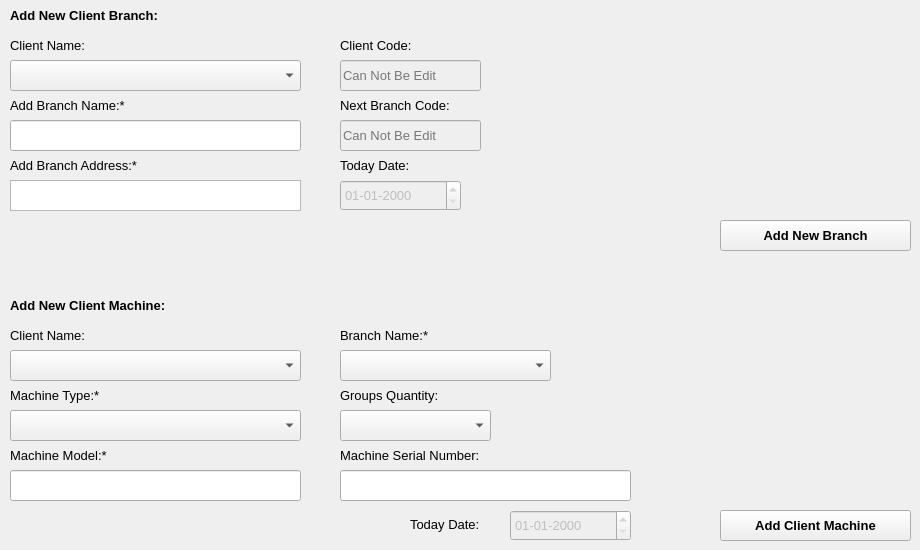
     <widget class="QWidget" name="tab_7">
      <attribute name="title">
       <string>Add Branch/Machine</string>
      </attribute>
      <widget class="QLabel" name="label_121">
       <property name="geometry">
        <rect>
         <x>10</x>
         <y>30</y>
         <width>111</width>
         <height>31</height>
        </rect>
       </property>
       <property name="font">
        <font>
         <family>Segoe UI</family>
         <pointsize>10</pointsize>
         <weight>50</weight>
         <bold>false</bold>
        </font>
       </property>
       <property name="text">
        <string>Client Name:</string>
       </property>
      </widget>
      <widget class="QLineEdit" name="lineEdit_81">
       <property name="geometry">
        <rect>
         <x>10</x>
         <y>120</y>
         <width>291</width>
         <height>31</height>
        </rect>
       </property>
       <property name="font">
        <font>
         <family>Segoe UI</family>
         <pointsize>10</pointsize>
        </font>
       </property>
       <property name="text">
        <string/>
       </property>
       <property name="frame">
        <bool>true</bool>
       </property>
      </widget>
      <widget class="QLineEdit" name="lineEdit_89">
       <property name="enabled">
        <bool>false</bool>
       </property>
       <property name="geometry">
        <rect>
         <x>340</x>
         <y>60</y>
         <width>141</width>
         <height>31</height>
        </rect>
       </property>
       <property name="font">
        <font>
         <family>Segoe UI</family>
         <pointsize>10</pointsize>
        </font>
       </property>
       <property name="text">
        <string/>
       </property>
       <property name="frame">
        <bool>true</bool>
       </property>
       <property name="placeholderText">
        <string>Can Not Be Edit</string>
       </property>
      </widget>
      <widget class="QTextEdit" name="textEdit_12">
       <property name="geometry">
        <rect>
         <x>10</x>
         <y>180</y>
         <width>291</width>
         <height>31</height>
        </rect>
       </property>
       <property name="font">
        <font>
         <family>Segoe UI</family>
         <pointsize>10</pointsize>
        </font>
       </property>
      </widget>
      <widget class="QComboBox" name="branchcoboxclname">
       <property name="enabled">
        <bool>true</bool>
       </property>
       <property name="geometry">
        <rect>
         <x>10</x>
         <y>60</y>
         <width>291</width>
         <height>31</height>
        </rect>
       </property>
       <property name="font">
        <font>
         <family>Segoe UI</family>
         <pointsize>10</pointsize>
         <weight>50</weight>
         <bold>false</bold>
        </font>
       </property>
       <property name="mouseTracking">
        <bool>false</bool>
       </property>
       <property name="acceptDrops">
        <bool>false</bool>
       </property>
       <property name="styleSheet">
        <string notr="true"/>
       </property>
       <property name="editable">
        <bool>false</bool>
       </property>
       <property name="currentText">
        <string/>
       </property>
       <property name="currentIndex">
        <number>-1</number>
       </property>
       <property name="maxVisibleItems">
        <number>10</number>
       </property>
       <property name="frame">
        <bool>true</bool>
       </property>
      </widget>
      <widget class="QLabel" name="label_27">
       <property name="geometry">
        <rect>
         <x>10</x>
         <y>220</y>
         <width>391</width>
         <height>31</height>
        </rect>
       </property>
       <property name="font">
        <font>
         <family>Segoe UI</family>
         <pointsize>10</pointsize>
         <weight>75</weight>
         <bold>true</bold>
        </font>
       </property>
       <property name="styleSheet">
        <string notr="true">color:rgb(255, 0, 0);</string>
       </property>
       <property name="text">
        <string/>
       </property>
      </widget>
      <widget class="QLabel" name="label_110">
       <property name="geometry">
        <rect>
         <x>340</x>
         <y>90</y>
         <width>151</width>
         <height>31</height>
        </rect>
       </property>
       <property name="font">
        <font>
         <family>Segoe UI</family>
         <pointsize>10</pointsize>
         <weight>50</weight>
         <bold>false</bold>
        </font>
       </property>
       <property name="text">
        <string>Next Branch Code:</string>
       </property>
      </widget>
      <widget class="QLabel" name="label_125">
       <property name="geometry">
        <rect>
         <x>340</x>
         <y>150</y>
         <width>91</width>
         <height>31</height>
        </rect>
       </property>
       <property name="font">
        <font>
         <family>Segoe UI</family>
         <pointsize>10</pointsize>
         <weight>50</weight>
         <bold>false</bold>
        </font>
       </property>
       <property name="text">
        <string>Today Date:</string>
       </property>
      </widget>
      <widget class="QLabel" name="label_111">
       <property name="geometry">
        <rect>
         <x>10</x>
         <y>90</y>
         <width>151</width>
         <height>31</height>
        </rect>
       </property>
       <property name="font">
        <font>
         <family>Segoe UI</family>
         <pointsize>10</pointsize>
         <weight>50</weight>
         <bold>false</bold>
        </font>
       </property>
       <property name="text">
        <string>Add Branch Name:*</string>
       </property>
      </widget>
      <widget class="QLineEdit" name="lineEdit_90">
       <property name="enabled">
        <bool>false</bool>
       </property>
       <property name="geometry">
        <rect>
         <x>340</x>
         <y>120</y>
         <width>141</width>
         <height>31</height>
        </rect>
       </property>
       <property name="font">
        <font>
         <family>Segoe UI</family>
         <pointsize>10</pointsize>
        </font>
       </property>
       <property name="text">
        <string/>
       </property>
       <property name="frame">
        <bool>true</bool>
       </property>
       <property name="placeholderText">
        <string>Can Not Be Edit</string>
       </property>
      </widget>
      <widget class="QLabel" name="label_30">
       <property name="geometry">
        <rect>
         <x>10</x>
         <y>150</y>
         <width>171</width>
         <height>31</height>
        </rect>
       </property>
       <property name="font">
        <font>
         <family>Segoe UI</family>
         <pointsize>10</pointsize>
         <weight>50</weight>
         <bold>false</bold>
        </font>
       </property>
       <property name="text">
        <string>Add Branch Address:*</string>
       </property>
      </widget>
      <widget class="QPushButton" name="addbranchbutton">
       <property name="geometry">
        <rect>
         <x>720</x>
         <y>220</y>
         <width>191</width>
         <height>31</height>
        </rect>
       </property>
       <property name="font">
        <font>
         <family>Segoe UI</family>
         <pointsize>10</pointsize>
         <weight>75</weight>
         <bold>true</bold>
        </font>
       </property>
       <property name="styleSheet">
        <string notr="true"/>
       </property>
       <property name="text">
        <string>Add New Branch</string>
       </property>
      </widget>
      <widget class="QLabel" name="label_127">
       <property name="geometry">
        <rect>
         <x>340</x>
         <y>30</y>
         <width>101</width>
         <height>31</height>
        </rect>
       </property>
       <property name="font">
        <font>
         <family>Segoe UI</family>
         <pointsize>10</pointsize>
         <weight>50</weight>
         <bold>false</bold>
        </font>
       </property>
       <property name="text">
        <string>Client Code:</string>
       </property>
      </widget>
      <widget class="QLabel" name="label_126">
       <property name="geometry">
        <rect>
         <x>410</x>
         <y>509</y>
         <width>91</width>
         <height>31</height>
        </rect>
       </property>
       <property name="font">
        <font>
         <family>Segoe UI</family>
         <pointsize>10</pointsize>
         <weight>50</weight>
         <bold>false</bold>
        </font>
       </property>
       <property name="text">
        <string>Today Date:</string>
       </property>
      </widget>
      <widget class="QPushButton" name="addmachinebutton">
       <property name="geometry">
        <rect>
         <x>720</x>
         <y>510</y>
         <width>191</width>
         <height>31</height>
        </rect>
       </property>
       <property name="font">
        <font>
         <family>Segoe UI</family>
         <pointsize>10</pointsize>
         <weight>75</weight>
         <bold>true</bold>
        </font>
       </property>
       <property name="styleSheet">
        <string notr="true"/>
       </property>
       <property name="text">
        <string>Add Client Machine</string>
       </property>
      </widget>
      <widget class="QLabel" name="label_113">
       <property name="geometry">
        <rect>
         <x>10</x>
         <y>380</y>
         <width>121</width>
         <height>31</height>
        </rect>
       </property>
       <property name="font">
        <font>
         <family>Segoe UI</family>
         <pointsize>10</pointsize>
         <weight>50</weight>
         <bold>false</bold>
        </font>
       </property>
       <property name="text">
        <string>Machine Type:*</string>
       </property>
      </widget>
      <widget class="QLabel" name="label_112">
       <property name="geometry">
        <rect>
         <x>340</x>
         <y>380</y>
         <width>141</width>
         <height>31</height>
        </rect>
       </property>
       <property name="font">
        <font>
         <family>Segoe UI</family>
         <pointsize>10</pointsize>
         <weight>50</weight>
         <bold>false</bold>
        </font>
       </property>
       <property name="text">
        <string>Groups Quantity:</string>
       </property>
      </widget>
      <widget class="QLabel" name="label_122">
       <property name="geometry">
        <rect>
         <x>10</x>
         <y>320</y>
         <width>111</width>
         <height>31</height>
        </rect>
       </property>
       <property name="font">
        <font>
         <family>Segoe UI</family>
         <pointsize>10</pointsize>
         <weight>50</weight>
         <bold>false</bold>
        </font>
       </property>
       <property name="text">
        <string>Client Name:</string>
       </property>
      </widget>
      <widget class="QLineEdit" name="lineEdit_84">
       <property name="geometry">
        <rect>
         <x>10</x>
         <y>470</y>
         <width>291</width>
         <height>31</height>
        </rect>
       </property>
       <property name="font">
        <font>
         <family>Segoe UI</family>
         <pointsize>10</pointsize>
        </font>
       </property>
       <property name="frame">
        <bool>true</bool>
       </property>
       <property name="placeholderText">
        <string/>
       </property>
      </widget>
      <widget class="QComboBox" name="machinetype">
       <property name="enabled">
        <bool>true</bool>
       </property>
       <property name="geometry">
        <rect>
         <x>10</x>
         <y>410</y>
         <width>291</width>
         <height>31</height>
        </rect>
       </property>
       <property name="font">
        <font>
         <family>Segoe UI</family>
         <pointsize>10</pointsize>
         <weight>50</weight>
         <bold>false</bold>
        </font>
       </property>
       <property name="mouseTracking">
        <bool>false</bool>
       </property>
       <property name="acceptDrops">
        <bool>false</bool>
       </property>
       <property name="styleSheet">
        <string notr="true"/>
       </property>
       <property name="editable">
        <bool>false</bool>
       </property>
       <property name="currentText">
        <string/>
       </property>
       <property name="currentIndex">
        <number>0</number>
       </property>
       <property name="maxVisibleItems">
        <number>10</number>
       </property>
       <property name="frame">
        <bool>true</bool>
       </property>
       <item>
        <property name="text">
         <string/>
        </property>
       </item>
       <item>
        <property name="text">
         <string>Blender Machine</string>
        </property>
       </item>
       <item>
        <property name="text">
         <string>Coffe Machine</string>
        </property>
       </item>
       <item>
        <property name="text">
         <string>Graneta Machine</string>
        </property>
       </item>
       <item>
        <property name="text">
         <string>Grinder</string>
        </property>
       </item>
       <item>
        <property name="text">
         <string>Ice Maker</string>
        </property>
       </item>
       <item>
        <property name="text">
         <string>Juice Machine</string>
        </property>
       </item>
       <item>
        <property name="text">
         <string>Wash Machine</string>
        </property>
       </item>
       <item>
        <property name="text">
         <string>Water Filter</string>
        </property>
       </item>
      </widget>
      <widget class="QComboBox" name="machincoboxclname">
       <property name="enabled">
        <bool>true</bool>
       </property>
       <property name="geometry">
        <rect>
         <x>10</x>
         <y>350</y>
         <width>291</width>
         <height>31</height>
        </rect>
       </property>
       <property name="font">
        <font>
         <family>Segoe UI</family>
         <pointsize>10</pointsize>
         <weight>50</weight>
         <bold>false</bold>
        </font>
       </property>
       <property name="mouseTracking">
        <bool>false</bool>
       </property>
       <property name="acceptDrops">
        <bool>false</bool>
       </property>
       <property name="styleSheet">
        <string notr="true"/>
       </property>
       <property name="editable">
        <bool>false</bool>
       </property>
       <property name="currentText">
        <string/>
       </property>
       <property name="currentIndex">
        <number>-1</number>
       </property>
       <property name="maxVisibleItems">
        <number>10</number>
       </property>
       <property name="frame">
        <bool>true</bool>
       </property>
      </widget>
      <widget class="QComboBox" name="groupsnum">
       <property name="enabled">
        <bool>true</bool>
       </property>
       <property name="geometry">
        <rect>
         <x>340</x>
         <y>410</y>
         <width>151</width>
         <height>31</height>
        </rect>
       </property>
       <property name="font">
        <font>
         <family>Segoe UI</family>
         <pointsize>10</pointsize>
         <weight>50</weight>
         <bold>false</bold>
        </font>
       </property>
       <property name="mouseTracking">
        <bool>false</bool>
       </property>
       <property name="acceptDrops">
        <bool>false</bool>
       </property>
       <property name="styleSheet">
        <string notr="true"/>
       </property>
       <property name="editable">
        <bool>false</bool>
       </property>
       <property name="currentText">
        <string/>
       </property>
       <property name="currentIndex">
        <number>0</number>
       </property>
       <property name="maxVisibleItems">
        <number>10</number>
       </property>
       <property name="frame">
        <bool>true</bool>
       </property>
       <item>
        <property name="text">
         <string/>
        </property>
       </item>
       <item>
        <property name="text">
         <string>1 Group</string>
        </property>
       </item>
       <item>
        <property name="text">
         <string>2 Groups</string>
        </property>
       </item>
       <item>
        <property name="text">
         <string>3 Groups</string>
        </property>
       </item>
      </widget>
      <widget class="QLabel" name="label_36">
       <property name="geometry">
        <rect>
         <x>10</x>
         <y>510</y>
         <width>391</width>
         <height>31</height>
        </rect>
       </property>
       <property name="font">
        <font>
         <family>Segoe UI</family>
         <pointsize>10</pointsize>
         <weight>75</weight>
         <bold>true</bold>
        </font>
       </property>
       <property name="styleSheet">
        <string notr="true">color:rgb(255, 0, 0);</string>
       </property>
       <property name="text">
        <string/>
       </property>
      </widget>
      <widget class="QLabel" name="label_123">
       <property name="geometry">
        <rect>
         <x>340</x>
         <y>320</y>
         <width>121</width>
         <height>31</height>
        </rect>
       </property>
       <property name="font">
        <font>
         <family>Segoe UI</family>
         <pointsize>10</pointsize>
         <weight>50</weight>
         <bold>false</bold>
        </font>
       </property>
       <property name="text">
        <string>Branch Name:*</string>
       </property>
      </widget>
      <widget class="QComboBox" name="machinecoboxbrname">
       <property name="enabled">
        <bool>true</bool>
       </property>
       <property name="geometry">
        <rect>
         <x>340</x>
         <y>350</y>
         <width>211</width>
         <height>31</height>
        </rect>
       </property>
       <property name="font">
        <font>
         <family>Segoe UI</family>
         <pointsize>10</pointsize>
         <weight>50</weight>
         <bold>false</bold>
        </font>
       </property>
       <property name="mouseTracking">
        <bool>false</bool>
       </property>
       <property name="acceptDrops">
        <bool>false</bool>
       </property>
       <property name="styleSheet">
        <string notr="true"/>
       </property>
       <property name="editable">
        <bool>false</bool>
       </property>
       <property name="currentText">
        <string/>
       </property>
       <property name="currentIndex">
        <number>-1</number>
       </property>
       <property name="maxVisibleItems">
        <number>10</number>
       </property>
       <property name="frame">
        <bool>true</bool>
       </property>
      </widget>
      <widget class="QLabel" name="label_115">
       <property name="geometry">
        <rect>
         <x>340</x>
         <y>440</y>
         <width>191</width>
         <height>31</height>
        </rect>
       </property>
       <property name="font">
        <font>
         <family>Segoe UI</family>
         <pointsize>10</pointsize>
         <weight>50</weight>
         <bold>false</bold>
        </font>
       </property>
       <property name="text">
        <string>Machine Serial Number:</string>
       </property>
      </widget>
      <widget class="QLineEdit" name="lineEdit_83">
       <property name="geometry">
        <rect>
         <x>340</x>
         <y>470</y>
         <width>291</width>
         <height>31</height>
        </rect>
       </property>
       <property name="font">
        <font>
         <family>Segoe UI</family>
         <pointsize>10</pointsize>
        </font>
       </property>
       <property name="placeholderText">
        <string/>
       </property>
      </widget>
      <widget class="QLabel" name="label_114">
       <property name="geometry">
        <rect>
         <x>10</x>
         <y>440</y>
         <width>131</width>
         <height>31</height>
        </rect>
       </property>
       <property name="font">
        <font>
         <family>Segoe UI</family>
         <pointsize>10</pointsize>
         <weight>50</weight>
         <bold>false</bold>
        </font>
       </property>
       <property name="text">
        <string>Machine Model:*</string>
       </property>
      </widget>
      <widget class="QLabel" name="label_44">
       <property name="geometry">
        <rect>
         <x>10</x>
         <y>290</y>
         <width>211</width>
         <height>31</height>
        </rect>
       </property>
       <property name="font">
        <font>
         <family>Segoe UI</family>
         <pointsize>10</pointsize>
         <weight>75</weight>
         <bold>true</bold>
        </font>
       </property>
       <property name="text">
        <string>Add New Client Machine:</string>
       </property>
      </widget>
      <widget class="QLabel" name="label_45">
       <property name="geometry">
        <rect>
         <x>10</x>
         <y>0</y>
         <width>211</width>
         <height>31</height>
        </rect>
       </property>
       <property name="font">
        <font>
         <family>Segoe UI</family>
         <pointsize>10</pointsize>
         <weight>75</weight>
         <bold>true</bold>
        </font>
       </property>
       <property name="text">
        <string>Add New Client Branch:</string>
       </property>
      </widget>
      <widget class="QDateEdit" name="dateEdit_3">
       <property name="enabled">
        <bool>false</bool>
       </property>
       <property name="geometry">
        <rect>
         <x>340</x>
         <y>180</y>
         <width>121</width>
         <height>31</height>
        </rect>
       </property>
       <property name="font">
        <font>
         <family>Segoe UI</family>
         <pointsize>10</pointsize>
        </font>
       </property>
       <property name="displayFormat">
        <string>dd-MM-yyyy</string>
       </property>
      </widget>
      <widget class="QDateEdit" name="dateEdit_4">
       <property name="enabled">
        <bool>false</bool>
       </property>
       <property name="geometry">
        <rect>
         <x>510</x>
         <y>510</y>
         <width>121</width>
         <height>31</height>
        </rect>
       </property>
       <property name="font">
        <font>
         <family>Segoe UI</family>
         <pointsize>10</pointsize>
        </font>
       </property>
       <property name="displayFormat">
        <string>dd-MM-yyyy</string>
       </property>
      </widget>
     </widget>
